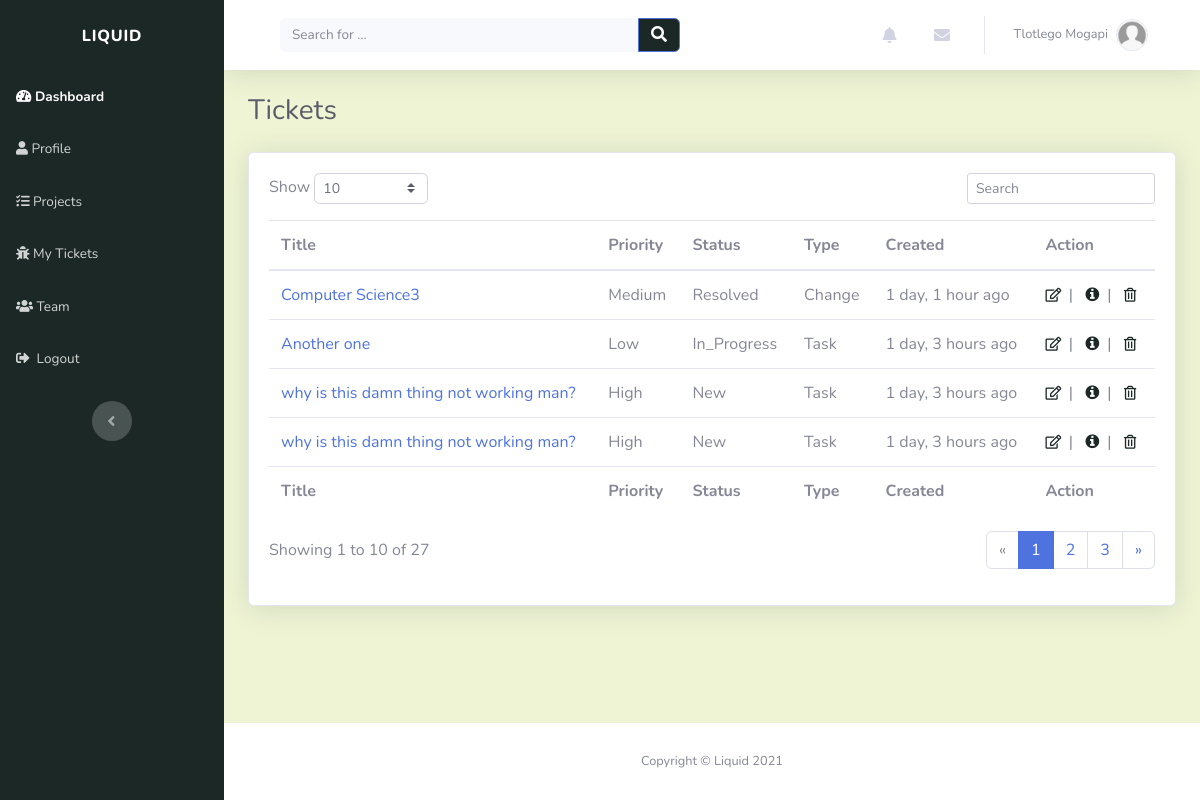
Page /tickets/ (signed in) on the earlier database version.
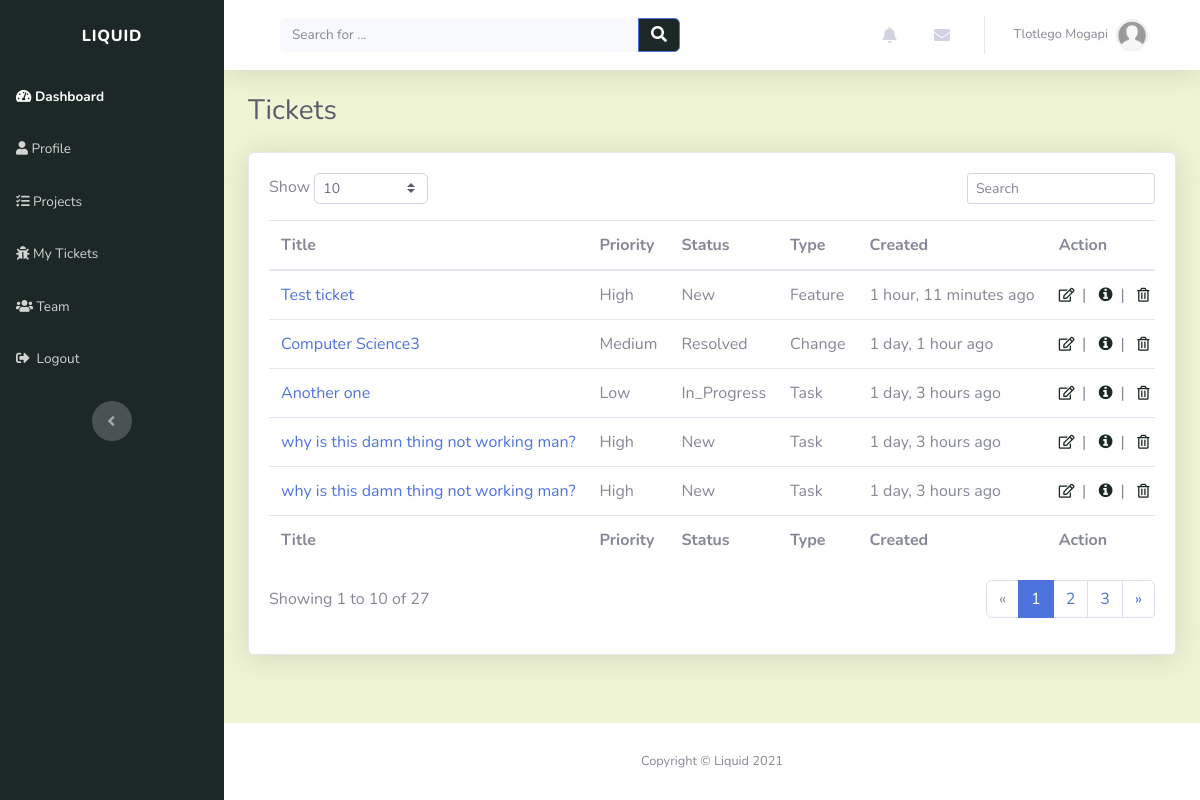
Same page on the later database version.
### tickets/models.py (models this page shows, shortened)
class TicketAssignee(models.Model):
    user = models.ForeignKey(Profile, on_delete=models.CASCADE)
    ticket = models.ForeignKey(Ticket, on_delete=models.CASCADE)
    created_on = models.DateTimeField(verbose_name="date created", auto_now_add=True)
    updated = models.DateTimeField(verbose_name="date updated", auto_now=True)

class Ticket(models.Model):
    TICKET_PRIORITY = (
        ('LOW', 'Low'),
        ('MEDIUM', 'Medium'),
        ('HIGH', 'High'),
    )
    TICKET_STATUS = (
        ('NEW', 'New'),
        ('IN_PROGRESS', 'In Progress'),
        ('RESOLVED', 'Resolved'),
    )
    TICKET_TYPE = (
        ('TASK', 'Task'),
        ('BUG', 'Bug'),
        ('CHANGE', 'Change'),
        ('FEATURE', 'Feature request')
    )
    title = models.CharField(max_length=50)
    description = models.CharField(max_length=200)
    created_by = models.ForeignKey(Profile, on_delete=models.CASCADE)
    project = models.ForeignKey(Project, related_name="tickets", on_delete=models.CASCADE)
    created_on = models.DateTimeField(verbose_name="created_on", auto_now_add=True)
    updated = models.DateTimeField(verbose_name="date updated", auto_now=True)
    priority = models.CharField(max_length=12, choices=TICKET_PRIORITY, default='LOW')
    status = models.CharField(max_length=12, choices=TICKET_STATUS, default='NEW')
    class_type = models.CharField(max_length=12, choices=TICKET_TYPE, default='TASK')
    slug = models.SlugField(unique=True, blank=True)

### tickets/views.py (the view)
# urls.py: path('', views.tickets_view, name="tickets_page"),
@login_required(login_url='login_page')
def tickets_view(request):
    context = {}
    user = request.user
    user_profile = get_object_or_404(Profile, user=user)
    context['user_tickets'] = TicketAssignee.objects.filter(user=user_profile).order_by('-created_on')
    return render(request, "tickets/tickets.html", context)

### index/custom_processors.py (called while the page is built)
def profile_processor(request):
    if request.user.is_authenticated:
        user = request.user
        user_profile = get_object_or_404(Profile, user=user)
        user_messages = DirectMessage.objects.filter(receiver=user_profile).order_by('-created_on')[:5]
        user_alerts = Alert.objects.filter(user=user_profile).order_by('-created_on')[:5]
        return {'profile': user_profile, 'direct_messages': user_messages, 'alerts': user_alerts}
    else:
        return{}

### tickets/templates/tickets/tickets.html (shortened to what this page needs)
{% extends "index/header.html" %} {% load static %} {% block title %}Tickets{% endblock %} {% block content %}
<div class="d-sm-flex justify-content-between align-items-center mb-4">
	<h3 class="text-dark mb-0">Tickets</h3>
</div>
<div class="card shadow">
	<div class="card-body">
		<div class="row">
			<div class="col-md-6 text-nowrap">
				<div id="dataTable_length" class="dataTables_length" aria-controls="dataTable">
					<label
						>Show&nbsp;<select class="form-control form-control-sm custom-select custom-select-sm">
							<option value="10" selected="">10</option>
							<option value="100">100</option></select
						>&nbsp;</label
					>
				</div>
			</div>
			<div class="col-md-6">
				<div class="text-md-right dataTables_filter" id="dataTable_filter">
					<label
						><input
							type="search"
							class="form-control form-control-sm"
							aria-controls="dataTable"
							placeholder="Search"
					/></label>
				</div>
			</div>
		</div>
		<div class="table-responsive table mt-2" id="dataTable" role="grid" aria-describedby="dataTable_info">
			<table class="table my-0" id="dataTable" aria-describedby="projects">
				<thead>
					{% include "tickets/snippets/table_header.html" %}
				</thead>
				<tbody>
					{% for ticket in user_tickets %} {% include "tickets/snippets/ticket.html" %} {%endfor%}
				</tbody>
				<tfoot>
					{% include "tickets/snippets/table_header.html" %}
				</tfoot>
			</table>
		</div>
		{% include "projects/snippets/pagination.html" %}
	</div>
</div>
{% endblock %}

### tickets/templates/tickets/snippets/ticket.html
<tr style="white-space: nowrap">
	<td><a href="#">{{ ticket.ticket.title | truncatechars:40 }}</a></td>
	<td>{{ ticket.ticket.priority|title }}</td>
	<td>{{ ticket.ticket.status|title }}</td>
	<td>{{ ticket.ticket.class_type|title }}</td>
	<td>{{ ticket.created_on|timesince }} ago</td>
	<td>{% include "tickets/snippets/ticket_action.html" %}</td>
</tr>

### tickets/templates/tickets/snippets/ticket_action.html
<a role="button" href="#" style="color: rgb(28, 40, 38)" title="Edit"><em class="far fa-edit fa-sm">&nbsp</em></a>
|&nbsp&nbsp
<a role="button" href="#" style="color: rgb(28, 40, 38)" title="More information"
	><em class="fa fa-info-circle">&nbsp</em></a
>
|&nbsp&nbsp
<a role="button" href="#" style="color: rgb(28, 40, 38)" title="Delete"
	><em class="far fa-trash-alt fa-sm">&nbsp</em></a
>

Differences in the rows shown:
added TicketAssignee: ticket "Test ticket", ticket.priority "High", ticket.status "New", ticket.class_type "Feature", created_on "1 hour, 11 minutes"
